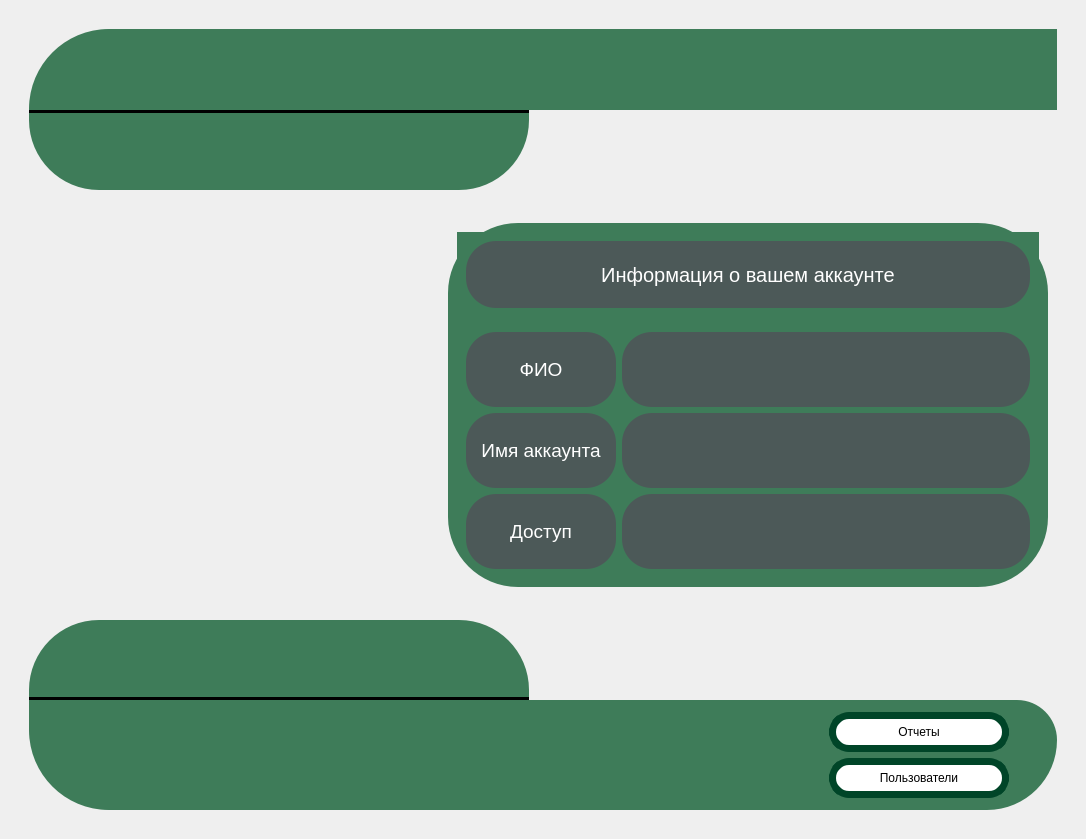
      <widget class="QWidget" name="PMainMenu">
       <property name="styleSheet">
        <string notr="true">border-bottom-left-radius:30;
border-bottom-right-radius:30
</string>
       </property>
       <layout class="QGridLayout" name="gridLayout_40">
        <item row="0" column="0">
         <widget class="QWidget" name="widget_94" native="true">
          <layout class="QVBoxLayout" name="verticalLayout_16" stretch="1,2,1">
           <item>
            <widget class="QWidget" name="widget_83" native="true">
             <property name="maximumSize">
              <size>
               <width>16777215</width>
               <height>210</height>
              </size>
             </property>
             <layout class="QVBoxLayout" name="verticalLayout_13">
              <property name="spacing">
               <number>0</number>
              </property>
              <item>
               <widget class="QWidget" name="widget_84" native="true">
                <property name="maximumSize">
                 <size>
                  <width>16777215</width>
                  <height>110</height>
                 </size>
                </property>
                <property name="styleSheet">
                 <string notr="true">background-color:#3E7C59;
border-radius:0;
border-top-left-radius:80;
border-top-right-radius:40;
border-bottom-right-radius:70;</string>
                </property>
                <layout class="QGridLayout" name="gridLayout_72">
                 <item row="0" column="0">
                  <widget class="QLabel" name="LMainMenuDayGreeting">
                   <property name="maximumSize">
                    <size>
                     <width>16777215</width>
                     <height>16777215</height>
                    </size>
                   </property>
                   <property name="font">
                    <font>
                     <pointsize>36</pointsize>
                    </font>
                   </property>
                   <property name="styleSheet">
                    <string notr="true">background:none;
color:white;</string>
                   </property>
                   <property name="text">
                    <string/>
                   </property>
                   <property name="alignment">
                    <set>Qt::AlignmentFlag::AlignCenter</set>
                   </property>
                   <property name="margin">
                    <number>0</number>
                   </property>
                  </widget>
                 </item>
                </layout>
               </widget>
              </item>
              <item>
               <widget class="QWidget" name="widget_85" native="true">
                <property name="maximumSize">
                 <size>
                  <width>500</width>
                  <height>80</height>
                 </size>
                </property>
                <property name="styleSheet">
                 <string notr="true">background-color:#3E7C59;
border-radius:0;
border-bottom-right-radius:70;
border-bottom-left-radius:70;
border:none;
border-top:3px solid black;</string>
                </property>
                <layout class="QHBoxLayout" name="horizontalLayout_10">
                 <item>
                  <widget class="QLabel" name="LMainMenuSunrisePic">
                   <property name="minimumSize">
                    <size>
                     <width>48</width>
                     <height>48</height>
                    </size>
                   </property>
                   <property name="maximumSize">
                    <size>
                     <width>60</width>
                     <height>60</height>
                    </size>
                   </property>
                   <property name="styleSheet">
                    <string notr="true">border:none;</string>
                   </property>
                   <property name="text">
                    <string/>
                   </property>
                  </widget>
                 </item>
                 <item>
                  <widget class="QLabel" name="LMainMenuDayPic">
                   <property name="minimumSize">
                    <size>
                     <width>48</width>
                     <height>48</height>
                    </size>
                   </property>
                   <property name="maximumSize">
                    <size>
                     <width>60</width>
                     <height>60</height>
                    </size>
                   </property>
                   <property name="styleSheet">
                    <string notr="true">border:none;</string>
                   </property>
                   <property name="text">
                    <string/>
                   </property>
                  </widget>
                 </item>
                 <item>
                  <widget class="QLabel" name="LMainMenuSunsetPic">
                   <property name="minimumSize">
                    <size>
                     <width>48</width>
                     <height>48</height>
                    </size>
                   </property>
                   <property name="maximumSize">
                    <size>
                     <width>60</width>
                     <height>60</height>
                    </size>
                   </property>
                   <property name="styleSheet">
                    <string notr="true">border:none;</string>
                   </property>
                   <property name="text">
                    <string/>
                   </property>
                  </widget>
                 </item>
                 <item>
                  <widget class="QLabel" name="LMainMenuNightPic">
                   <property name="minimumSize">
                    <size>
                     <width>48</width>
                     <height>48</height>
                    </size>
                   </property>
                   <property name="maximumSize">
                    <size>
                     <width>60</width>
                     <height>60</height>
                    </size>
                   </property>
                   <property name="font">
                    <font>
                     <pointsize>19</pointsize>
                    </font>
                   </property>
                   <property name="styleSheet">
                    <string notr="true">border:none;</string>
                   </property>
                   <property name="text">
                    <string/>
                   </property>
                  </widget>
                 </item>
                </layout>
               </widget>
              </item>
             </layout>
            </widget>
           </item>
           <item>
            <widget class="QWidget" name="widget_82" native="true">
             <property name="minimumSize">
              <size>
               <width>0</width>
               <height>400</height>
              </size>
             </property>
             <layout class="QGridLayout" name="gridLayout_57">
              <item row="1" column="1">
               <widget class="QWidget" name="widget_44" native="true">
                <layout class="QGridLayout" name="gridLayout_58">
                 <item row="0" column="0">
                  <widget class="QWidget" name="widget_80" native="true">
                   <property name="sizePolicy">
                    <sizepolicy hsizetype="Preferred" vsizetype="Preferred">
                     <horstretch>0</horstretch>
                     <verstretch>0</verstretch>
                    </sizepolicy>
                   </property>
                   <property name="minimumSize">
                    <size>
                     <width>600</width>
                     <height>0</height>
                    </size>
                   </property>
                   <property name="maximumSize">
                    <size>
                     <width>900</width>
                     <height>16777215</height>
                    </size>
                   </property>
                   <property name="styleSheet">
                    <string notr="true">border-radius:70;
background-color:#3E7C59;</string>
                   </property>
                   <layout class="QVBoxLayout" name="verticalLayout_15" stretch="1,3">
                    <item>
                     <widget class="QWidget" name="widget_92" native="true">
                      <property name="styleSheet">
                       <string notr="true">border-radius:45</string>
                      </property>
                      <layout class="QGridLayout" name="gridLayout_64">
                       <item row="0" column="0">
                        <widget class="QWidget" name="widget_81" native="true">
                         <property name="maximumSize">
                          <size>
                           <width>16777215</width>
                           <height>16777215</height>
                          </size>
                         </property>
                         <property name="styleSheet">
                          <string notr="true">background:#4C5958;
border-radius:30</string>
                         </property>
                         <layout class="QGridLayout" name="gridLayout_59">
                          <item row="0" column="0">
                           <widget class="QLabel" name="label">
                            <property name="font">
                             <font>
                              <pointsize>15</pointsize>
                             </font>
                            </property>
                            <property name="layoutDirection">
                             <enum>Qt::LayoutDirection::LeftToRight</enum>
                            </property>
                            <property name="styleSheet">
                             <string notr="true">color:white</string>
                            </property>
                            <property name="text">
                             <string>Информация о вашем аккаунте</string>
                            </property>
                            <property name="alignment">
                             <set>Qt::AlignmentFlag::AlignCenter</set>
                            </property>
                           </widget>
                          </item>
                         </layout>
                        </widget>
                       </item>
                      </layout>
                     </widget>
                    </item>
                    <item>
                     <widget class="QWidget" name="widget_93" native="true">
                      <layout class="QGridLayout" name="gridLayout_65" columnstretch="1,2">
                       <item row="0" column="0">
                        <widget class="QWidget" name="widget_89" native="true">
                         <property name="maximumSize">
                          <size>
                           <width>150</width>
                           <height>16777215</height>
                          </size>
                         </property>
                         <property name="styleSheet">
                          <string notr="true">background:#4C5958;
border-radius:30</string>
                         </property>
                         <layout class="QGridLayout" name="gridLayout_67">
                          <item row="0" column="0">
                           <widget class="QLabel" name="label_3">
                            <property name="font">
                             <font>
                              <pointsize>14</pointsize>
                             </font>
                            </property>
                            <property name="layoutDirection">
                             <enum>Qt::LayoutDirection::LeftToRight</enum>
                            </property>
                            <property name="styleSheet">
                             <string notr="true">color:white</string>
                            </property>
                            <property name="text">
                             <string>ФИО</string>
                            </property>
                            <property name="alignment">
                             <set>Qt::AlignmentFlag::AlignCenter</set>
                            </property>
                           </widget>
                          </item>
                         </layout>
                        </widget>
                       </item>
                       <item row="1" column="0">
                        <widget class="QWidget" name="widget_90" native="true">
                         <property name="maximumSize">
                          <size>
                           <width>16777215</width>
                           <height>16777215</height>
                          </size>
                         </property>
                         <property name="styleSheet">
                          <string notr="true">background:#4C5958;
border-radius:30</string>
                         </property>
                         <layout class="QGridLayout" name="gridLayout_61">
                          <item row="0" column="0">
                           <widget class="QLabel" name="label_4">
                            <property name="font">
                             <font>
                              <pointsize>14</pointsize>
                             </font>
                            </property>
                            <property name="layoutDirection">
                             <enum>Qt::LayoutDirection::LeftToRight</enum>
                            </property>
                            <property name="styleSheet">
                             <string notr="true">color:white</string>
                            </property>
                            <property name="text">
                             <string>Имя аккаунта</string>
                            </property>
                            <property name="alignment">
                             <set>Qt::AlignmentFlag::AlignCenter</set>
                            </property>
                           </widget>
                          </item>
                         </layout>
                        </widget>
                       </item>
                       <item row="2" column="0">
                        <widget class="QWidget" name="widget_91" native="true">
                         <property name="maximumSize">
                          <size>
                           <width>16777215</width>
                           <height>16777215</height>
                          </size>
                         </property>
                         <property name="styleSheet">
                          <string notr="true">background:#4C5958;
border-radius:30</string>
                         </property>
                         <layout class="QGridLayout" name="gridLayout_62">
                          <item row="0" column="0">
                           <widget class="QLabel" name="label_5">
                            <property name="font">
                             <font>
                              <pointsize>14</pointsize>
                             </font>
                            </property>
                            <property name="layoutDirection">
                             <enum>Qt::LayoutDirection::LeftToRight</enum>
                            </property>
                            <property name="styleSheet">
                             <string notr="true">color:white</string>
                            </property>
                            <property name="text">
                             <string>Доступ</string>
                            </property>
                            <property name="alignment">
                             <set>Qt::AlignmentFlag::AlignCenter</set>
                            </property>
                           </widget>
                          </item>
                         </layout>
                        </widget>
                       </item>
                       <item row="0" column="1">
                        <widget class="QWidget" name="widget_95" native="true">
                         <property name="maximumSize">
                          <size>
                           <width>16777215</width>
                           <height>16777215</height>
                          </size>
                         </property>
                         <property name="styleSheet">
                          <string notr="true">background:#4C5958;
border-radius:30</string>
                         </property>
                         <layout class="QGridLayout" name="gridLayout_60">
                          <item row="0" column="0">
                           <widget class="QLabel" name="LMainMenuInfoFullName">
                            <property name="font">
                             <font>
                              <pointsize>14</pointsize>
                             </font>
                            </property>
                            <property name="layoutDirection">
                             <enum>Qt::LayoutDirection::LeftToRight</enum>
                            </property>
                            <property name="styleSheet">
                             <string notr="true">color:white</string>
                            </property>
                            <property name="text">
                             <string/>
                            </property>
                            <property name="alignment">
                             <set>Qt::AlignmentFlag::AlignCenter</set>
                            </property>
                           </widget>
                          </item>
                         </layout>
                        </widget>
                       </item>
                       <item row="1" column="1">
                        <widget class="QWidget" name="widget_96" native="true">
                         <property name="maximumSize">
                          <size>
                           <width>16777215</width>
                           <height>16777215</height>
                          </size>
                         </property>
                         <property name="styleSheet">
                          <string notr="true">background:#4C5958;
border-radius:30</string>
                         </property>
                         <layout class="QGridLayout" name="gridLayout_63">
                          <item row="0" column="0">
                           <widget class="QLabel" name="LMainMenuInfoAccount">
                            <property name="font">
                             <font>
                              <pointsize>14</pointsize>
                             </font>
                            </property>
                            <property name="layoutDirection">
                             <enum>Qt::LayoutDirection::LeftToRight</enum>
                            </property>
                            <property name="styleSheet">
                             <string notr="true">color:white</string>
                            </property>
                            <property name="text">
                             <string/>
                            </property>
                            <property name="alignment">
                             <set>Qt::AlignmentFlag::AlignCenter</set>
                            </property>
                           </widget>
                          </item>
                         </layout>
                        </widget>
                       </item>
                       <item row="2" column="1">
                        <widget class="QWidget" name="widget_97" native="true">
                         <property name="maximumSize">
                          <size>
                           <width>16777215</width>
                           <height>16777215</height>
                          </size>
                         </property>
                         <property name="styleSheet">
                          <string notr="true">background:#4C5958;
border-radius:30</string>
                         </property>
                         <layout class="QGridLayout" name="gridLayout_66">
                          <item row="0" column="0">
                           <widget class="QLabel" name="LMainMenuInfoPermission">
                            <property name="font">
                             <font>
                              <pointsize>14</pointsize>
                             </font>
                            </property>
                            <property name="layoutDirection">
                             <enum>Qt::LayoutDirection::LeftToRight</enum>
                            </property>
                            <property name="styleSheet">
                             <string notr="true">color:white</string>
                            </property>
                            <property name="text">
                             <string/>
                            </property>
                            <property name="alignment">
                             <set>Qt::AlignmentFlag::AlignCenter</set>
                            </property>
                           </widget>
                          </item>
                         </layout>
                        </widget>
                       </item>
                      </layout>
                     </widget>
                    </item>
                   </layout>
                  </widget>
                 </item>
                </layout>
               </widget>
              </item>
              <item row="1" column="0">
               <widget class="QWidget" name="widget_32" native="true">
                <property name="maximumSize">
                 <size>
                  <width>500</width>
                  <height>16777215</height>
                 </size>
                </property>
                <layout class="QGridLayout" name="gridLayout_56" rowstretch="0" columnstretch="0">
                 <item row="0" column="0">
                  <widget class="QLabel" name="LMainMenuLogo">
                   <property name="sizePolicy">
                    <sizepolicy hsizetype="Preferred" vsizetype="Preferred">
                     <horstretch>0</horstretch>
                     <verstretch>0</verstretch>
                    </sizepolicy>
                   </property>
                   <property name="minimumSize">
                    <size>
                     <width>386</width>
                     <height>386</height>
                    </size>
                   </property>
                   <property name="maximumSize">
                    <size>
                     <width>386</width>
                     <height>386</height>
                    </size>
                   </property>
                   <property name="text">
                    <string/>
                   </property>
                  </widget>
                 </item>
                </layout>
               </widget>
              </item>
             </layout>
            </widget>
           </item>
           <item>
            <widget class="QWidget" name="widget_86" native="true">
             <property name="maximumSize">
              <size>
               <width>16777215</width>
               <height>210</height>
              </size>
             </property>
             <layout class="QVBoxLayout" name="verticalLayout_14">
              <property name="spacing">
               <number>0</number>
              </property>
              <item>
               <widget class="QWidget" name="widget_88" native="true">
                <property name="maximumSize">
                 <size>
                  <width>500</width>
                  <height>80</height>
                 </size>
                </property>
                <property name="styleSheet">
                 <string notr="true">background-color:#3E7C59;
border-radius:0;
border-top-right-radius:70;
border-top-left-radius:70;
border:none;
border-bottom:3px solid black;</string>
                </property>
                <layout class="QGridLayout" name="gridLayout_70">
                 <item row="0" column="0">
                  <widget class="QLabel" name="LMainMenuDate">
                   <property name="font">
                    <font>
                     <pointsize>48</pointsize>
                    </font>
                   </property>
                   <property name="styleSheet">
                    <string notr="true">background:none;
color:white;

border:none;</string>
                   </property>
                   <property name="text">
                    <string/>
                   </property>
                   <property name="alignment">
                    <set>Qt::AlignmentFlag::AlignCenter</set>
                   </property>
                  </widget>
                 </item>
                </layout>
               </widget>
              </item>
              <item>
               <widget class="QWidget" name="widget_87" native="true">
                <property name="maximumSize">
                 <size>
                  <width>16777215</width>
                  <height>110</height>
                 </size>
                </property>
                <property name="styleSheet">
                 <string notr="true">background-color:#3E7C59;
border-radius:0;
border-bottom-left-radius:80;
border-top-right-radius:40;
border-bottom-right-radius:70;</string>
                </property>
                <layout class="QGridLayout" name="gridLayout_68">
                 <item row="0" column="0">
                  <widget class="QWidget" name="widget_99" native="true">
                   <property name="maximumSize">
                    <size>
                     <width>503</width>
                     <height>16777215</height>
                    </size>
                   </property>
                   <layout class="QGridLayout" name="gridLayout_69">
                    <item row="0" column="0">
                     <widget class="QLabel" name="LMainMenuTime">
                      <property name="maximumSize">
                       <size>
                        <width>485</width>
                        <height>16777215</height>
                       </size>
                      </property>
                      <property name="font">
                       <font>
                        <pointsize>60</pointsize>
                       </font>
                      </property>
                      <property name="styleSheet">
                       <string notr="true">background:none;
color:white;</string>
                      </property>
                      <property name="text">
                       <string/>
                      </property>
                      <property name="alignment">
                       <set>Qt::AlignmentFlag::AlignCenter</set>
                      </property>
                      <property name="margin">
                       <number>0</number>
                      </property>
                     </widget>
                    </item>
                   </layout>
                  </widget>
                 </item>
                 <item row="0" column="1">
                  <widget class="QWidget" name="widget_98" native="true">
                   <property name="styleSheet">
                    <string notr="true">background-color:#3E7C59;
border-radius:0;
border-bottom-right-radius:50;
border-top-right-radius:40;</string>
                   </property>
                   <layout class="QGridLayout" name="gridLayout_73">
                    <property name="topMargin">
                     <number>3</number>
                    </property>
                    <property name="rightMargin">
                     <number>30</number>
                    </property>
                    <property name="bottomMargin">
                     <number>3</number>
                    </property>
                    <item row="0" column="0" alignment="Qt::AlignmentFlag::AlignRight">
                     <widget class="QWidget" name="widget_100" native="true">
                      <layout class="QGridLayout" name="gridLayout_71">
                       <property name="topMargin">
                        <number>0</number>
                       </property>
                       <property name="bottomMargin">
                        <number>0</number>
                       </property>
                       <item row="0" column="0">
                        <widget class="QPushButton" name="PBMainMenuReports">
                         <property name="minimumSize">
                          <size>
                           <width>180</width>
                           <height>40</height>
                          </size>
                         </property>
                         <property name="styleSheet">
                          <string notr="true">QPushButton{
	border-radius:20;
	background-color:white;
	color:black;
	border: 7px solid #004528;
}

QPushButton:hover{
        background-color:#ACACAC;
}</string>
                         </property>
                         <property name="text">
                          <string>Отчеты</string>
                         </property>
                        </widget>
                       </item>
                       <item row="1" column="0">
                        <widget class="QPushButton" name="PBMainMenuUsers">
                         <property name="minimumSize">
                          <size>
                           <width>0</width>
                           <height>40</height>
                          </size>
                         </property>
                         <property name="styleSheet">
                          <string notr="true">QPushButton{
	border-radius:20;
	background-color:white;
	color:black;
	border: 7px solid #004528;
}

QPushButton:hover{
        background-color:#ACACAC;
}</string>
                         </property>
                         <property name="text">
                          <string>Пользователи</string>
                         </property>
                        </widget>
                       </item>
                      </layout>
                     </widget>
                    </item>
                   </layout>
                  </widget>
                 </item>
                </layout>
               </widget>
              </item>
             </layout>
            </widget>
           </item>
          </layout>
         </widget>
        </item>
       </layout>
      </widget>
